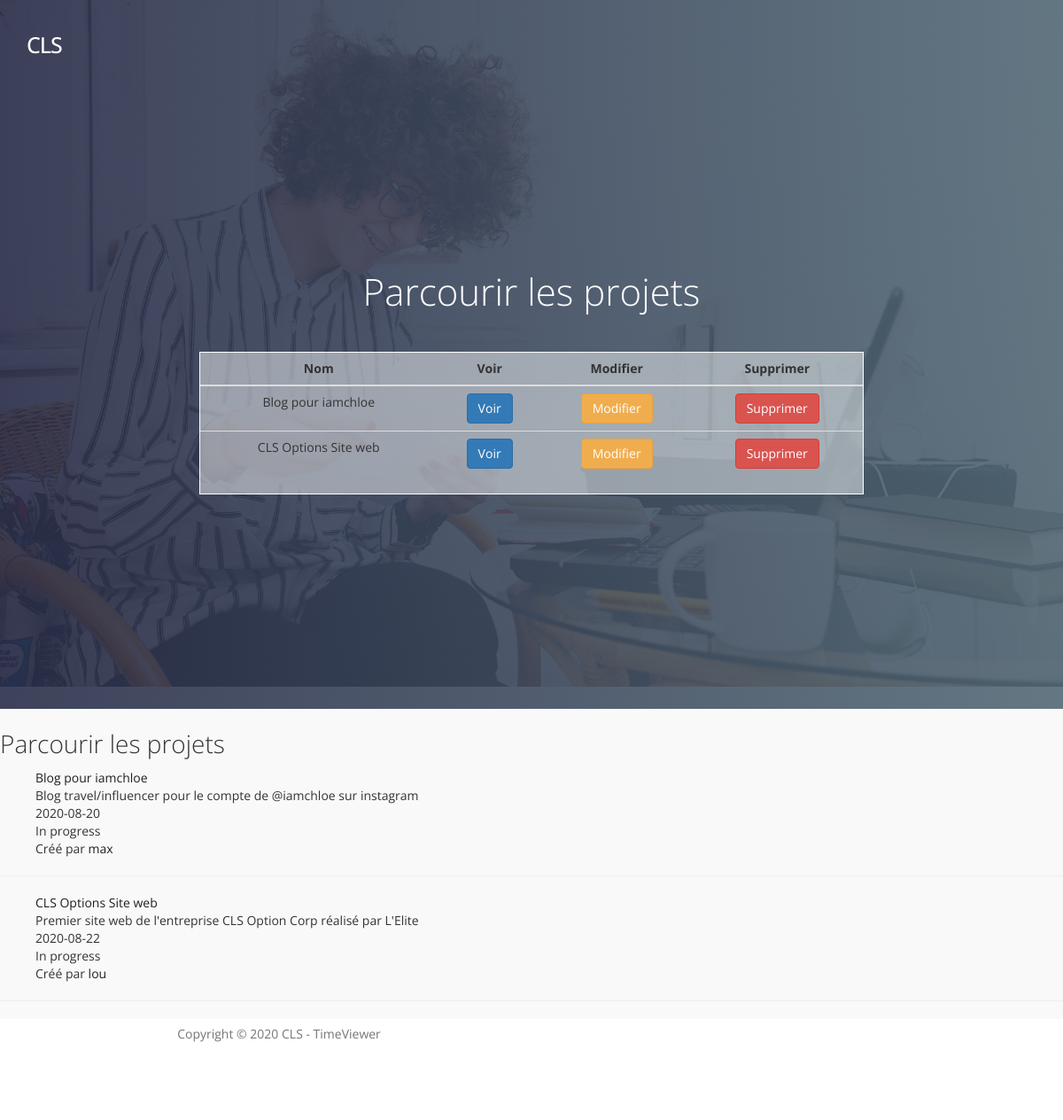
The app's page /projects.php with its own data.
### tables this page shows
CREATE TABLE `project` (
  `id` int(11) NOT NULL,
  `name` varchar(255) NOT NULL,
  `description` text NOT NULL,
  `dateCreation` date NOT NULL,
  `statutProject` varchar(255) NOT NULL,
  `id_users` int(11) NOT NULL
);

CREATE TABLE `users` (
  `id` int(11) NOT NULL,
  `username` varchar(255) NOT NULL,
  `prenom` varchar(255) NOT NULL,
  `nom` varchar(255) NOT NULL,
  `password` varchar(255) NOT NULL,
  `role` varchar(255) NOT NULL,
  `statut` varchar(255) NOT NULL
);

### projects.php (called while the page is built, shortened)
<?php
require 'models/projectModel.php';
$projects = getProjects();
?>
<?php include ("partials/header.php"); ?>
<?php require 'views/projects.php'; ?>
<?php include ("partials/footer.php"); ?>

### models/projectModel.php (called while the page is built, shortened)
<?php
function getProjects ()
{
    $db = connect();
    $query = $db->prepare('SELECT * FROM project ORDER BY id DESC');
    $query->execute();
    $data = $query->fetchAll(PDO::FETCH_OBJ);
    return $data;
}
function getProjectCreator ($idCreator)
{
    $db = connect();
    $query = $db->prepare('SELECT * FROM users WHERE id = ?');
    $query->execute(array($idCreator));
    if($query->rowCount() == 1) {
        $data = $query->fetch(PDO::FETCH_OBJ);
        return $data;
    }
    else{
        header('Location:index.php');
    }
}

### views/projects.php (the view)
<section id="home" data-stellar-background-ratio="0.5">
    <div class="overlay"></div>
    <div class="container">
        <div class="row">
            <div class="col-md-offset-2 col-md-8 col-sm-12">
                <div class="home-info">
                    <div>
                        <h1>Parcourir les projets </h1>
                        <div class="dashboardAdminList" style="border: solid; border-color: white; border-width: 1px; background-color: rgba(244, 248, 247, 0.5) ">
                            <table class="table table-hover">
                                <thead>
                                <tr>
                                    <th scope="col">Nom</th>
                                    <th scope="col">Voir</th>
                                    <th scope="col">Modifier</th>
                                    <th scope="col">Supprimer</th>
                                </tr>
                                </thead>
                                <tbody>
                                <?php foreach ($projects as $projet): ?>
                                    <tr>
                                        <td><?= $projet->name  ?></td>
                                        <td><a href="project_info.php?id=<?= $projet->id ?>"><button type="button" class="btn btn-primary">Voir</button></a></td>
                                        <td><button type="button" class="btn btn-warning">Modifier</button></td>
                                        <td><button type="button" class="btn btn-danger">Supprimer</button></td>
                                    </tr>
                                <?php endforeach; ?>
                                </tbody>
                            </table>
                        </div>
                    </div><br/>
                </div>
            </div>
        </div>
    </div>
</section>
<h2>Parcourir les projets</h2>
<?php foreach ($projects as $projet): ?>
    <ul>
        <li><a href="project_info.php?id=<?= $projet->id ?>"><?= $projet->name ?></a></li>
        <li><?= $projet->description ?></li>
        <li><?= $projet->dateCreation ?></li>
        <li><?= $projet->statutProject ?></li>
        <?php
        $idCreator = $projet->id_users;
        $creator = getProjectCreator($idCreator);
        ?>
        <li>Créé par <a href="user.php?id=<?= $projet->id_users ?>"><?= $creator->username ?></a></li>
    </ul>
    <hr>
<?php endforeach; ?>

### partials/header.php (shortened to what this page needs)
<!DOCTYPE html>
<html>
<head>
    <link rel="stylesheet" href="Public/css/bootstrap.min.css">
    <link rel="stylesheet" href="Public/css/owl.carousel.css">
    <link rel="stylesheet" href="Public/css/owl.theme.default.min.css">
    <link rel="stylesheet" href="Public/css/font-awesome.min.css">
    <link rel="stylesheet" href="Public/css/style.css">
</head>
<body>
<section class="navbar custom-navbar navbar-fixed-top" role="navigation">
    <div class="container">
        <div class="navbar-header">
            <a href="index.php" class="navbar-brand">CLS</a>
        </div>
        <div class="collapse navbar-collapse">
        </div>
    </div>
</section>

### partials/footer.php (shortened to what this page needs)
</body>
<footer id="footer" data-stellar-background-ratio="0.5">
    <div class="container">
        <div class="row">
            <div class="copyright-text col-md-12 col-sm-12">
                <div class="col-md-6 col-sm-6">
                    <p>Copyright &copy; 2020 CLS - TimeViewer</p>
                </div>
            </div>
        </div>
</footer>
</html>

### public/css/style.css (style rules this page uses)
body { font-family: 'Open Sans', sans-serif; overflow-x: hidden; background: #f9f9f9; }
h1,h2,h3,h4,h5,h6 { font-weight: 300; line-height: normal; }
h1 { font-size: 3em; }
h2 { color: #353535; font-size: 2em; }
p { color: #757575; font-size: 14px; font-weight: normal; line-height: 24px; }
html { -webkit-font-smoothing: antialiased; }
a { color: #202020; text-decoration: none !important; }
a, input, button, .form-control { -webkit-transition: 0.5s; transition: 0.5s; }
section { position: relative; padding: 100px 0; }
#contact, footer { background: #ffffff; text-align: center; }
.overlay { background: #536976; background: -webkit-linear-gradient(to right, #292E49, #536976); background: linear-gradient(to right, #292E49, #536976); opacity: 0.9; position: absolute; top: 0; right: 0; bottom: 0; left: 0; width: 100%; height: 100%; }
th { text-align: center !important; }
ul { list-style-type: none; }
.custom-navbar { border: none; margin-bottom: 0; padding: 25px 0; }
.custom-navbar .navbar-brand { color: #ffffff; font-size: 25px; font-weight: 500; letter-spacing: -1px; }
@media (min-width:768px) { .custom-navbar { border-bottom: 0; background: 0 0; } }
#home { background: url('../images/home-bg.jpg') no-repeat center center; background-size: cover; vertical-align: middle; display: -webkit-box; display: -webkit-flex; display: -ms-flexbox; display: flex; -webkit-box-align: center; -webkit-align-items: center; -ms-flex-align: center; align-items: center; min-height: 100vh; position: relative; padding-top: 12em; text-align: center; }
#home h1 { color: #ffffff; margin-top: 10px; margin-bottom: 40px; }
.home-info { margin-top: 7em; }
footer { padding-bottom: 80px; }
.copyright-text p { margin: 5px; }
@media only screen and (max-width: 1200px) { .home-info { margin-top: 0; } }

### records on screen
project: name "Blog pour iamchloe", description "Blog travel/influencer pour le compte de @iamchloe sur instagram", dateCreation "2020-08-20", statutProject "In progress", id_users.username "max"
project: name "CLS Options Site web", description "Premier site web de l'entreprise CLS Option Corp réalisé par L'Elite", dateCreation "2020-08-22", statutProject "In progress", id_users.username "lou"
